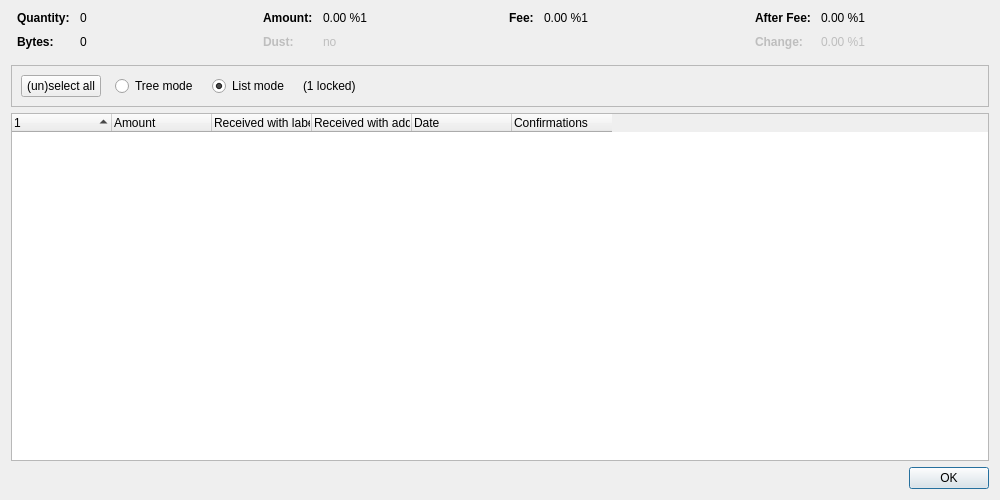
<?xml version="1.0" encoding="UTF-8"?>
<ui version="4.0">
 <class>CoinControlDialog</class>
 <widget class="QDialog" name="CoinControlDialog">
  <property name="geometry">
   <rect>
    <x>0</x>
    <y>0</y>
    <width>1000</width>
    <height>500</height>
   </rect>
  </property>
  <property name="windowTitle">
   <string>Coin Selection</string>
  </property>
  <layout class="QVBoxLayout" name="verticalLayout">
   <item>
    <layout class="QHBoxLayout" name="horizontalLayoutTop" stretch="0,0,0,0">
     <property name="topMargin">
      <number>0</number>
     </property>
     <property name="bottomMargin">
      <number>10</number>
     </property>
     <item>
      <layout class="QFormLayout" name="formLayoutCoinControl1">
       <property name="horizontalSpacing">
        <number>10</number>
       </property>
       <property name="verticalSpacing">
        <number>10</number>
       </property>
       <property name="leftMargin">
        <number>6</number>
       </property>
       <property name="rightMargin">
        <number>6</number>
       </property>
       <item row="0" column="0">
        <widget class="QLabel" name="labelCoinControlQuantityText">
         <property name="font">
          <font>
           <weight>75</weight>
           <bold>true</bold>
          </font>
         </property>
         <property name="text">
          <string>Quantity:</string>
         </property>
        </widget>
       </item>
       <item row="0" column="1">
        <widget class="QLabel" name="labelCoinControlQuantity">
         <property name="cursor">
          <cursorShape>IBeamCursor</cursorShape>
         </property>
         <property name="contextMenuPolicy">
          <enum>Qt::ActionsContextMenu</enum>
         </property>
         <property name="text">
          <string notr="true">0</string>
         </property>
         <property name="textInteractionFlags">
          <set>Qt::LinksAccessibleByMouse|Qt::TextSelectableByKeyboard|Qt::TextSelectableByMouse</set>
         </property>
        </widget>
       </item>
       <item row="1" column="0">
        <widget class="QLabel" name="labelCoinControlBytesText">
         <property name="font">
          <font>
           <weight>75</weight>
           <bold>true</bold>
          </font>
         </property>
         <property name="text">
          <string>Bytes:</string>
         </property>
        </widget>
       </item>
       <item row="1" column="1">
        <widget class="QLabel" name="labelCoinControlBytes">
         <property name="cursor">
          <cursorShape>IBeamCursor</cursorShape>
         </property>
         <property name="contextMenuPolicy">
          <enum>Qt::ActionsContextMenu</enum>
         </property>
         <property name="text">
          <string notr="true">0</string>
         </property>
         <property name="textInteractionFlags">
          <set>Qt::LinksAccessibleByMouse|Qt::TextSelectableByKeyboard|Qt::TextSelectableByMouse</set>
         </property>
        </widget>
       </item>
      </layout>
     </item>
     <item>
      <layout class="QFormLayout" name="formLayoutCoinControl2">
       <property name="horizontalSpacing">
        <number>10</number>
       </property>
       <property name="verticalSpacing">
        <number>10</number>
       </property>
       <property name="leftMargin">
        <number>6</number>
       </property>
       <property name="rightMargin">
        <number>6</number>
       </property>
       <item row="0" column="0">
        <widget class="QLabel" name="labelCoinControlAmountText">
         <property name="font">
          <font>
           <weight>75</weight>
           <bold>true</bold>
          </font>
         </property>
         <property name="text">
          <string>Amount:</string>
         </property>
        </widget>
       </item>
       <item row="0" column="1">
        <widget class="QLabel" name="labelCoinControlAmount">
         <property name="cursor">
          <cursorShape>IBeamCursor</cursorShape>
         </property>
         <property name="contextMenuPolicy">
          <enum>Qt::ActionsContextMenu</enum>
         </property>
         <property name="text">
          <string notr="true">0.00 %1</string>
         </property>
         <property name="textInteractionFlags">
          <set>Qt::LinksAccessibleByMouse|Qt::TextSelectableByKeyboard|Qt::TextSelectableByMouse</set>
         </property>
        </widget>
       </item>
       <item row="1" column="0">
        <widget class="QLabel" name="labelCoinControlLowOutputText">
         <property name="enabled">
          <bool>false</bool>
         </property>
         <property name="font">
          <font>
           <weight>75</weight>
           <bold>true</bold>
          </font>
         </property>
         <property name="text">
          <string>Dust:</string>
         </property>
        </widget>
       </item>
       <item row="1" column="1">
        <widget class="QLabel" name="labelCoinControlLowOutput">
         <property name="enabled">
          <bool>false</bool>
         </property>
         <property name="cursor">
          <cursorShape>IBeamCursor</cursorShape>
         </property>
         <property name="contextMenuPolicy">
          <enum>Qt::ActionsContextMenu</enum>
         </property>
         <property name="text">
          <string notr="true">no</string>
         </property>
         <property name="textInteractionFlags">
          <set>Qt::LinksAccessibleByMouse|Qt::TextSelectableByKeyboard|Qt::TextSelectableByMouse</set>
         </property>
        </widget>
       </item>
      </layout>
     </item>
     <item>
      <layout class="QFormLayout" name="formLayoutCoinControl3">
       <property name="horizontalSpacing">
        <number>10</number>
       </property>
       <property name="verticalSpacing">
        <number>10</number>
       </property>
       <property name="leftMargin">
        <number>6</number>
       </property>
       <property name="rightMargin">
        <number>6</number>
       </property>
       <item row="0" column="0">
        <widget class="QLabel" name="labelCoinControlFeeText">
         <property name="font">
          <font>
           <weight>75</weight>
           <bold>true</bold>
          </font>
         </property>
         <property name="text">
          <string>Fee:</string>
         </property>
        </widget>
       </item>
       <item row="0" column="1">
        <widget class="QLabel" name="labelCoinControlFee">
         <property name="cursor">
          <cursorShape>IBeamCursor</cursorShape>
         </property>
         <property name="contextMenuPolicy">
          <enum>Qt::ActionsContextMenu</enum>
         </property>
         <property name="text">
          <string notr="true">0.00 %1</string>
         </property>
         <property name="textInteractionFlags">
          <set>Qt::LinksAccessibleByMouse|Qt::TextSelectableByKeyboard|Qt::TextSelectableByMouse</set>
         </property>
        </widget>
       </item>
      </layout>
     </item>
     <item>
      <layout class="QFormLayout" name="formLayoutCoinControl4">
       <property name="horizontalSpacing">
        <number>10</number>
       </property>
       <property name="verticalSpacing">
        <number>10</number>
       </property>
       <property name="leftMargin">
        <number>6</number>
       </property>
       <property name="rightMargin">
        <number>6</number>
       </property>
       <item row="0" column="0">
        <widget class="QLabel" name="labelCoinControlAfterFeeText">
         <property name="font">
          <font>
           <weight>75</weight>
           <bold>true</bold>
          </font>
         </property>
         <property name="text">
          <string>After Fee:</string>
         </property>
        </widget>
       </item>
       <item row="0" column="1">
        <widget class="QLabel" name="labelCoinControlAfterFee">
         <property name="cursor">
          <cursorShape>IBeamCursor</cursorShape>
         </property>
         <property name="contextMenuPolicy">
          <enum>Qt::ActionsContextMenu</enum>
         </property>
         <property name="text">
          <string notr="true">0.00 %1</string>
         </property>
         <property name="textInteractionFlags">
          <set>Qt::LinksAccessibleByMouse|Qt::TextSelectableByKeyboard|Qt::TextSelectableByMouse</set>
         </property>
        </widget>
       </item>
       <item row="1" column="0">
        <widget class="QLabel" name="labelCoinControlChangeText">
         <property name="enabled">
          <bool>false</bool>
         </property>
         <property name="font">
          <font>
           <weight>75</weight>
           <bold>true</bold>
          </font>
         </property>
         <property name="text">
          <string>Change:</string>
         </property>
        </widget>
       </item>
       <item row="1" column="1">
        <widget class="QLabel" name="labelCoinControlChange">
         <property name="enabled">
          <bool>false</bool>
         </property>
         <property name="cursor">
          <cursorShape>IBeamCursor</cursorShape>
         </property>
         <property name="contextMenuPolicy">
          <enum>Qt::ActionsContextMenu</enum>
         </property>
         <property name="text">
          <string notr="true">0.00 %1</string>
         </property>
         <property name="textInteractionFlags">
          <set>Qt::LinksAccessibleByMouse|Qt::TextSelectableByKeyboard|Qt::TextSelectableByMouse</set>
         </property>
        </widget>
       </item>
      </layout>
     </item>
    </layout>
   </item>
   <item>
    <widget class="QFrame" name="frame">
     <property name="minimumSize">
      <size>
       <width>0</width>
       <height>40</height>
      </size>
     </property>
     <property name="frameShape">
      <enum>QFrame::StyledPanel</enum>
     </property>
     <property name="frameShadow">
      <enum>QFrame::Sunken</enum>
     </property>
     <layout class="QHBoxLayout" name="horizontalLayout">
      <item>
       <layout class="QHBoxLayout" name="horizontalLayoutPanel" stretch="0,0,0,0,0">
        <property name="spacing">
         <number>14</number>
        </property>
        <item>
         <widget class="QPushButton" name="pushButtonSelectAll">
          <property name="sizePolicy">
           <sizepolicy hsizetype="Maximum" vsizetype="Fixed">
            <horstretch>0</horstretch>
            <verstretch>0</verstretch>
           </sizepolicy>
          </property>
          <property name="text">
           <string>(un)select all</string>
          </property>
          <property name="autoDefault">
           <bool>false</bool>
          </property>
         </widget>
        </item>
        <item>
         <widget class="QRadioButton" name="radioTreeMode">
          <property name="sizePolicy">
           <sizepolicy hsizetype="Maximum" vsizetype="Fixed">
            <horstretch>0</horstretch>
            <verstretch>0</verstretch>
           </sizepolicy>
          </property>
          <property name="text">
           <string>Tree mode</string>
          </property>
         </widget>
        </item>
        <item>
         <widget class="QRadioButton" name="radioListMode">
          <property name="sizePolicy">
           <sizepolicy hsizetype="Maximum" vsizetype="Fixed">
            <horstretch>0</horstretch>
            <verstretch>0</verstretch>
           </sizepolicy>
          </property>
          <property name="text">
           <string>List mode</string>
          </property>
          <property name="checked">
           <bool>true</bool>
          </property>
         </widget>
        </item>
        <item>
         <widget class="QLabel" name="labelLocked">
          <property name="text">
           <string notr="true">(1 locked)</string>
          </property>
         </widget>
        </item>
        <item>
         <spacer name="horizontalSpacer">
          <property name="orientation">
           <enum>Qt::Horizontal</enum>
          </property>
          <property name="sizeHint" stdset="0">
           <size>
            <width>40</width>
            <height>20</height>
           </size>
          </property>
         </spacer>
        </item>
       </layout>
      </item>
     </layout>
    </widget>
   </item>
   <item>
    <widget class="CoinControlTreeWidget" name="treeWidget">
     <property name="contextMenuPolicy">
      <enum>Qt::CustomContextMenu</enum>
     </property>
     <property name="sortingEnabled">
      <bool>false</bool>
     </property>
     <property name="columnCount">
      <number>6</number>
     </property>
     <attribute name="headerShowSortIndicator" stdset="0">
      <bool>true</bool>
     </attribute>
     <attribute name="headerStretchLastSection">
      <bool>false</bool>
     </attribute>
     <column>
      <property name="text">
       <string/>
      </property>
     </column>
     <column>
      <property name="text">
       <string>Amount</string>
      </property>
     </column>
     <column>
      <property name="text">
       <string>Received with label</string>
      </property>
     </column>
     <column>
      <property name="text">
       <string>Received with address</string>
      </property>
     </column>
     <column>
      <property name="text">
       <string>Date</string>
      </property>
     </column>
     <column>
      <property name="text">
       <string>Confirmations</string>
      </property>
      <property name="toolTip">
       <string>Confirmed</string>
      </property>
     </column>
     <column>
      <property name="text">
       <string/>
      </property>
     </column>
     <column>
      <property name="text">
       <string/>
      </property>
     </column>
     <column>
      <property name="text">
       <string/>
      </property>
     </column>
     <column>
      <property name="text">
       <string/>
      </property>
     </column>
    </widget>
   </item>
   <item>
    <widget class="QDialogButtonBox" name="buttonBox">
     <property name="orientation">
      <enum>Qt::Horizontal</enum>
     </property>
     <property name="standardButtons">
      <set>QDialogButtonBox::Ok</set>
     </property>
    </widget>
   </item>
  </layout>
 </widget>
 <customwidgets>
  <customwidget>
   <class>CoinControlTreeWidget</class>
   <extends>QTreeWidget</extends>
   <header>qt/coincontroltreewidget.h</header>
  </customwidget>
 </customwidgets>
 <resources/>
 <connections/>
</ui>
